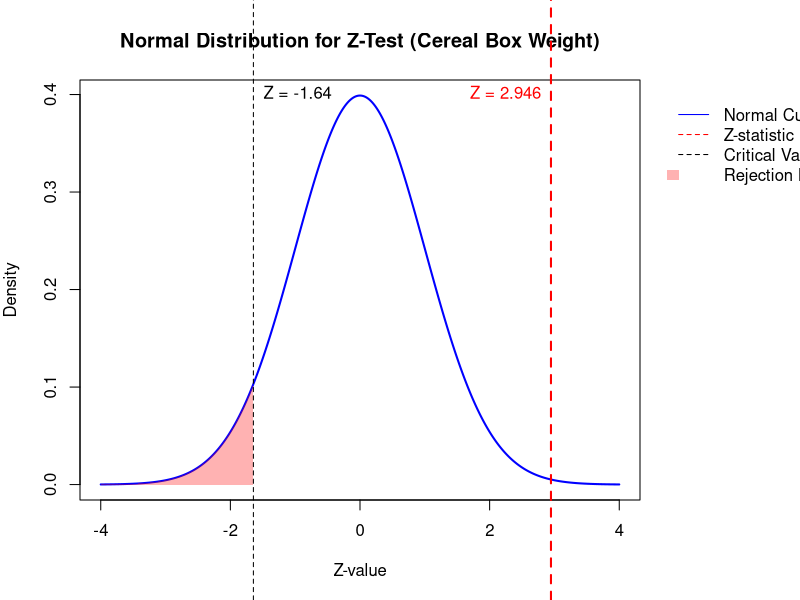

The R source for this figure:
# R program for one-sample Z-test for cereal box weight

# Step 1: Define the given values
claimed_mean <- 25000        # Claimed mean weight (mu_0)
sample_mean <- 25500         # Sample mean weight (x_bar)
std_dev <- 1200              # Known population standard deviation (sigma)
sample_size <- 50          # Sample size (n)
alpha <- 0.05              # Significance level

# Step 2: Calculate the Z-statistic
z_stat <- (sample_mean - claimed_mean) / (std_dev / sqrt(sample_size))
z_stat
# Step 3: Calculate the critical Z-value for a left-tailed test at alpha = 0.05
z_critical <- qnorm(alpha)  # Left-tailed test

# Step 4: Calculate the p-value for the Z-statistic
p_value <- pnorm(z_stat)  # Left-tailed test
p_value <-1-pnorm(z_stat) # right tailed test
p_value
# Step 5: Print the results
cat("Z-statistic:", z_stat, "\n")
cat("Critical Z-value (left-tailed):", z_critical, "\n")
cat("P-value:", p_value, "\n")

# Step 6: Make a decision
if (z_stat < z_critical) {
  cat("Reject the null hypothesis at alpha =", alpha, "\n")
} else {
  cat("Fail to reject the null hypothesis at alpha =", alpha, "\n")
}

# Concise R program for normal distribution curve of Z-test (Cereal Box Weight)

z_stat <- 2.946278; alpha <- 0.05; z_critical <- qnorm(alpha)
z_values <- seq(-4, 4, length=1000); y_values <- dnorm(z_values)

par(mar=c(5, 4, 4, 8), xpd=TRUE)
plot(z_values, y_values, type="l", col="blue", lwd=2, main="Normal Distribution for Z-Test (Cereal Box Weight)", xlab="Z-value", ylab="Density")
abline(v=z_stat, col="red", lty=2, lwd=2); text(z_stat, 0.4, paste("Z =", round(z_stat, 3)), col="red", pos=2)
polygon(c(-4, z_values[z_values <= z_critical], z_critical), c(0, dnorm(z_values[z_values <= z_critical]), 0), col=rgb(1,0,0,0.3), border=NA)
abline(v=z_critical, col="black", lty=2)
text(z_critical, 0.4, paste("Z =", round(z_critical, 2)), pos=4)
legend(4.5, 0.4, legend=c("Normal Curve", "Z-statistic", "Critical Value", "Rejection Region"), col=c("blue", "red", "black", rgb(1,0,0,0.3)), lty=c(1, 2, 2, NA), fill=c(NA, NA, NA, rgb(1,0,0,0.3)), border=NA, bty="n")
